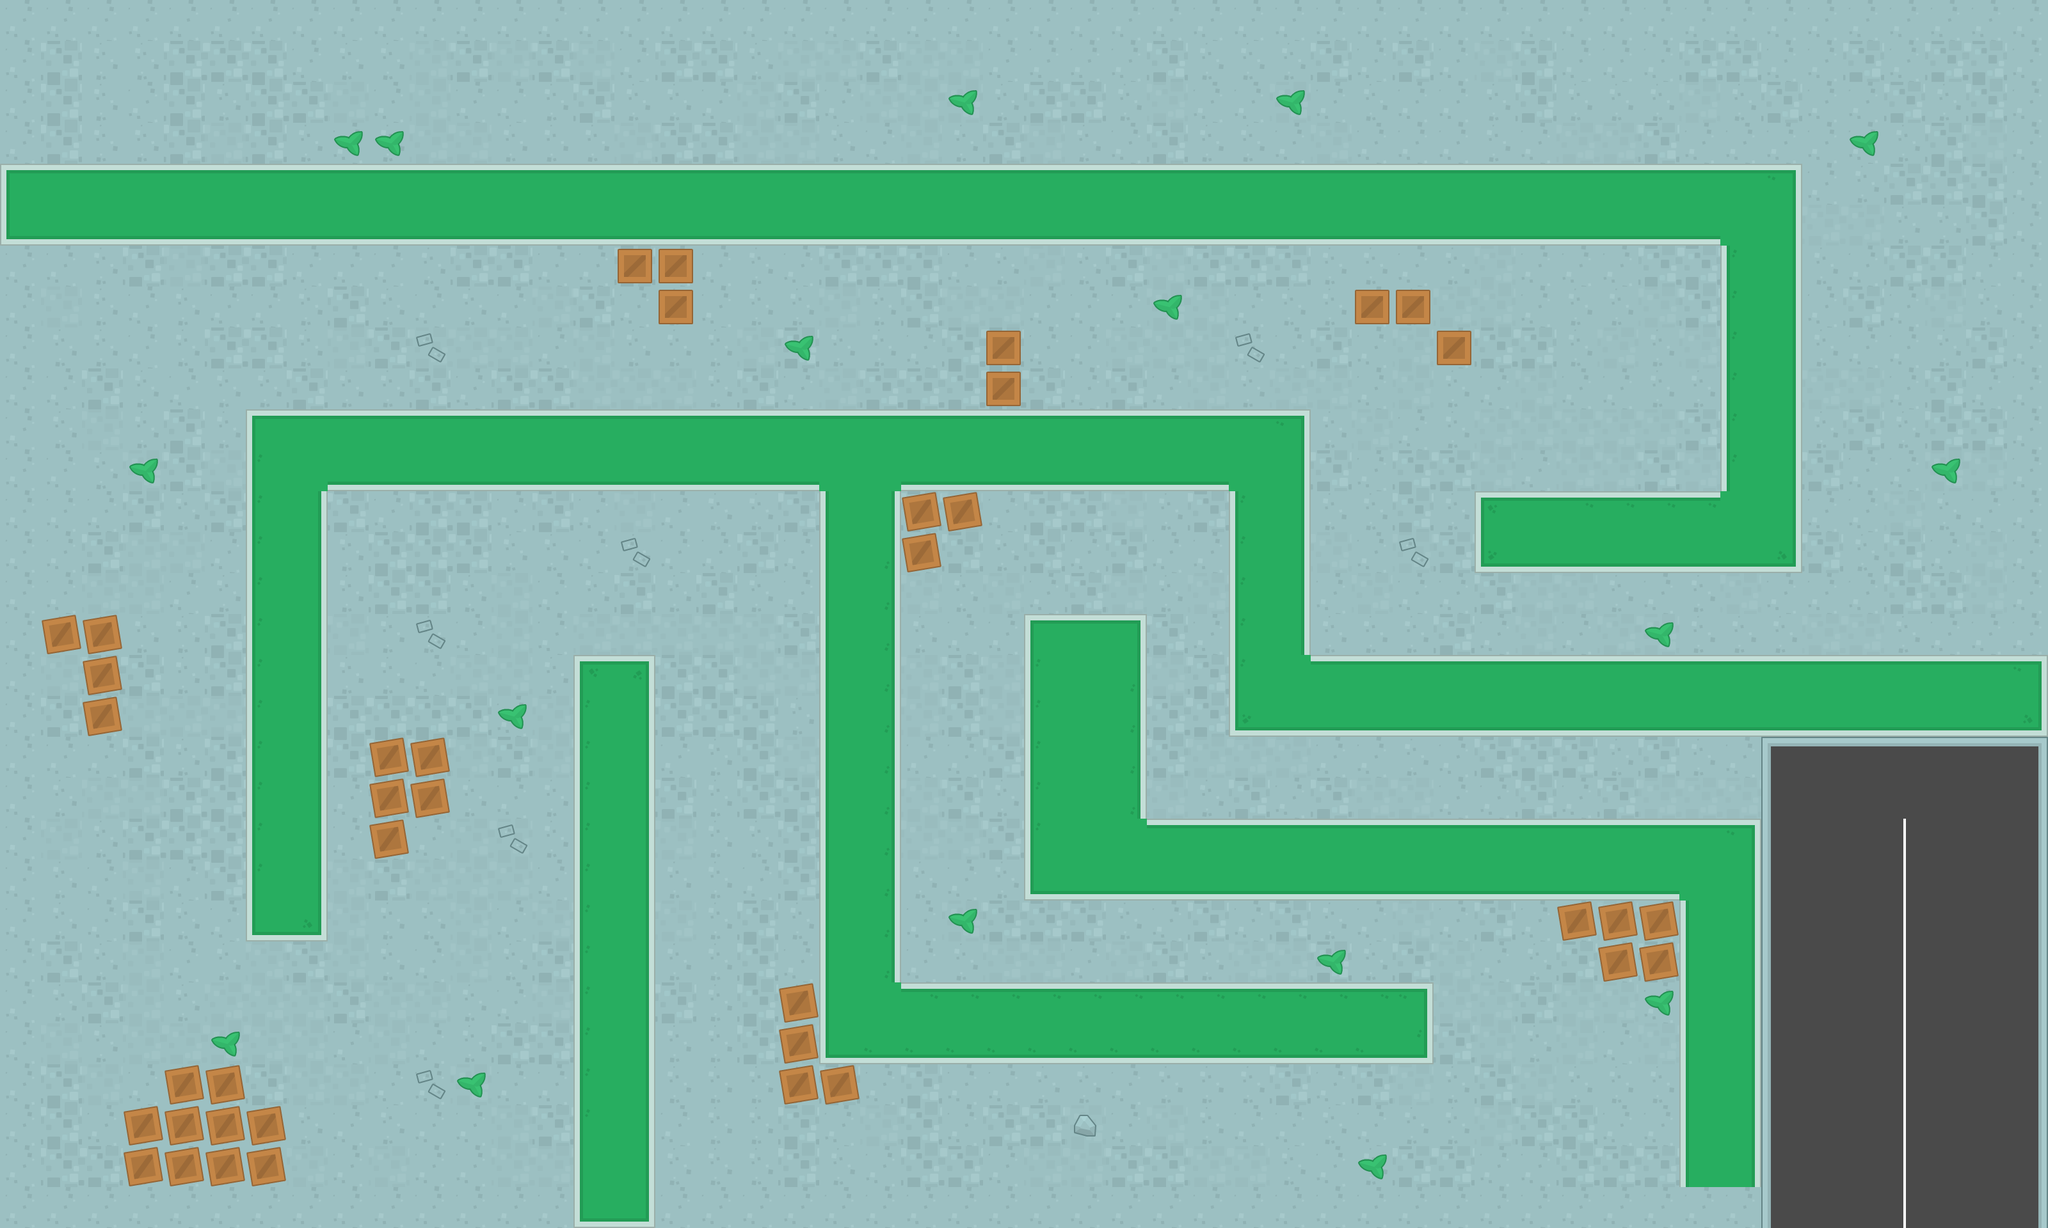

The image is a tile-based game level rendered from a .tmx file. Its description and source (layers, tilesets, objects; grid data summarised) follow:
An orthogonal 50x30 tile map with 64x64 px tiles, 2 tile layers (ground, Walls) and 83 objects (47x wall, 10x coins, 9x zombie, 5x big_zombie, 4x health, ...).

<map version="1.2" tiledversion="1.3.1" orientation="orthogonal" renderorder="right-down" compressionlevel="0" width="50" height="30" tilewidth="64" tileheight="64" infinite="0" nextlayerid="4" nextobjectid="198">
 <tileset firstgid="1" name="spritesheet_tiles" tilewidth="64" tileheight="64" spacing="10" tilecount="540" columns="27">
  <image source="../img/spritesheet_tiles.png" width="1988" height="1470" />
 </tileset>
 <layer id="1" name="ground" width="50" height="30">
  <data>[1500 cells, 1500 non-empty, 5 distinct tile ids]</data>
 </layer>
 <layer id="2" name="Walls" width="50" height="30">
  <data>[1500 cells, 710 non-empty, 23 distinct tile ids]</data>
 </layer>
 <objectgroup id="3" name="Object Layer 1">
  <object id="72" name="player" x="2602.67" y="1217.33" width="41.3333" height="33.3333" />
  <object id="75" name="wall" x="-64" y="0" width="64" height="1912" />
  <object id="82" name="wall" x="3200" y="0" width="64" height="1912" />
  <object id="83" name="wall" x="-50.6667" y="-68" width="3264" height="64" />
  <object id="86" name="wall" x="-60" y="1913.33" width="3264" height="64" />
  <object id="87" name="wall" x="0" y="256" width="2816" height="128" />
  <object id="89" name="wall" x="2688" y="384" width="128" height="512" />
  <object id="90" name="wall" x="2304" y="768" width="384" height="128" />
  <object id="91" name="wall" x="384" y="640" width="1664" height="128" />
  <object id="92" name="wall" x="384" y="768" width="128" height="704" />
  <object id="93" name="wall" x="901.333" y="1029.33" width="128" height="896" />
  <object id="94" name="wall" x="1280" y="768" width="128" height="896" />
  <object id="95" name="wall" x="1408" y="1536" width="832" height="128" />
  <object id="97" name="wall" x="1920" y="768" width="128" height="384" />
  <object id="98" name="wall" x="2048" y="1024" width="1152" height="128" />
  <object id="99" name="wall" x="1600" y="960" width="192" height="448" />
  <object id="100" name="wall" x="1792" y="1280" width="960" height="128" />
  <object id="101" name="wall" x="2624" y="1408" width="128" height="448" />
  <object id="102" name="wall" x="1030" y="389.75" width="52.25" height="52.875" />
  <object id="103" name="wall" x="966.125" y="390.188" width="52.25" height="52.875" />
  <object id="104" name="wall" x="1028.88" y="452.688" width="52.25" height="52.875" />
  <object id="105" name="wall" x="1543.13" y="517.813" width="52.25" height="52.875" />
  <object id="106" name="wall" x="1542.38" y="580.813" width="52.25" height="52.875" />
  <object id="107" name="wall" x="2117.38" y="454.313" width="52.25" height="52.875" />
  <object id="108" name="wall" x="2181.63" y="454.313" width="52.25" height="52.875" />
  <object id="109" name="wall" x="2245.63" y="517.063" width="52.25" height="52.875" />
  <object id="111" name="wall" x="1414.38" y="773.313" width="52.25" height="52.875" />
  <object id="112" name="wall" x="1478.88" y="773.313" width="52.25" height="52.875" />
  <object id="113" name="wall" x="1419.38" y="834.563" width="52.25" height="52.875" />
  <object id="114" name="wall" x="2435.88" y="1411.31" width="52.25" height="52.875" />
  <object id="115" name="wall" x="2499.38" y="1475.81" width="52.25" height="52.875" />
  <object id="116" name="wall" x="2564.13" y="1477.31" width="52.25" height="52.875" />
  <object id="117" name="wall" x="1220.21" y="1543.56" width="52.25" height="52.875" />
  <object id="118" name="wall" x="1219.21" y="1604.56" width="52.25" height="52.875" />
  <object id="120" name="wall" x="1283.54" y="1669.9" width="52.25" height="52.875" />
  <object id="122" name="wall" x="1221.21" y="1663.9" width="52.25" height="52.875" />
  <object id="123" name="wall" x="643.542" y="1155.9" width="52.25" height="52.875" />
  <object id="124" name="wall" x="581.542" y="1156.23" width="52.25" height="52.875" />
  <object id="125" name="wall" x="579.875" y="1282.56" width="52.25" height="52.875" />
  <object id="126" name="wall" x="645.208" y="1216.9" width="52.25" height="52.875" />
  <object id="127" name="wall" x="585.875" y="1217.56" width="52.25" height="52.875" />
  <object id="128" name="wall" x="69.875" y="965.563" width="52.25" height="52.875" />
  <object id="129" name="wall" x="132.208" y="966.563" width="52.25" height="52.875" />
  <object id="130" name="wall" x="130.542" y="1027.9" width="52.25" height="52.875" />
  <object id="131" name="wall" x="132.875" y="1094.56" width="52.25" height="52.875" />
  <object id="132" name="wall" x="260.375" y="1667.06" width="52.25" height="52.875" />
  <object id="133" name="wall" x="326.375" y="1672.56" width="52.25" height="52.875" />
  <object id="134" name="wall" x="192.5" y="1730.5" width="246" height="123.5" />
  <object id="136" name="zombie" x="1934" y="1199.5" width="29.5" height="27" />
  <object id="138" name="zombie" x="1484.75" y="1090" width="29.5" height="27" />
  <object id="139" name="zombie" x="1112.75" y="1380.5" width="29.5" height="27" />
  <object id="140" name="zombie" x="2259.25" y="1755" width="29.5" height="27" />
  <object id="141" name="big_zombie" x="694.25" y="950.5" width="29.5" height="27" />
  <object id="142" name="big_zombie" x="247.75" y="1542.5" width="29.5" height="27" />
  <object id="143" name="zombie" x="383.25" y="487.5" width="29.5" height="27" />
  <object id="144" name="zombie" x="1432.25" y="488" width="29.5" height="27" />
  <object id="145" name="zombie" x="2148.25" y="696" width="29.5" height="27" />
  <object id="146" name="coins" x="1090.67" y="914.667" width="38.6667" height="32" />
  <object id="149" name="coins" x="186.167" y="550.5" width="38.6667" height="32" />
  <object id="151" name="coins" x="2629.67" y="411.5" width="38.6667" height="32" />
  <object id="152" name="coins" x="2179.17" y="941.5" width="38.6667" height="32" />
  <object id="157" name="coins" x="138.667" y="87.8333" width="38.6667" height="32" />
  <object id="162" name="coins" x="715.167" y="1748" width="38.6667" height="32" />
  <object id="165" name="coins" x="717.167" y="1815.5" width="38.6667" height="32" />
  <object id="166" name="coins" x="309.167" y="1223.5" width="38.6667" height="32" />
  <object id="167" name="coins" x="312.667" y="1154.5" width="38.6667" height="32" />
  <object id="169" name="big_zombie" x="2583.75" y="116.5" width="29.5" height="27" />
  <object id="170" name="big_zombie" x="2999.25" y="443" width="29.5" height="27" />
  <object id="171" name="boss" x="540.25" y="93.5" width="29.5" height="27" />
  <object id="172" name="coins" x="139" y="170.333" width="38.6667" height="32" />
  <object id="183" name="big_zombie" x="1569.33" y="86.6667" width="50.6667" height="46.6667" />
  <object id="184" name="zombie" x="1826.67" y="1702.67" width="48" height="48" />
  <object id="185" name="zombie" x="1926.67" y="1814.67" width="56" height="49.3333" />
  <object id="187" name="boss" x="2456" y="550.667" width="56" height="46.6667" />
  <object id="188" x="3385.33" y="930.667" />
  <object id="189" x="-194.667" y="510.667" />
  <object id="191" name="health" x="1788.67" y="861.333" width="28" height="26.6667" />
  <object id="192" name="health" x="1104" y="1794.67" width="46.6667" height="37.3333" />
  <object id="193" name="health" x="246.667" y="601.333" width="37.3333" height="38.6667" />
  <object id="194" name="health" x="388" y="97.3333" width="41.3333" height="41.3333" />
  <object id="195" name="shotgun" x="2345.83" y="1605.34" width="87.2263" height="76.0911" />
  <object id="196" name="shotgun" x="2913.73" y="122.488" width="90.9381" height="81.6587" />
  <object id="197" name="machinegun" x="2895.85" y="840.329" width="90.6063" height="101.266" />
 </objectgroup>
</map>
